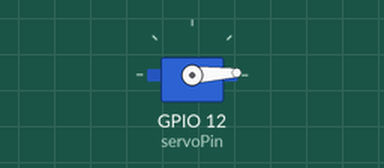
Recording of a sketch running on a simulated ESP32. Shown: servo. What the sketch prints to the serial monitor is not drawn.

Above: at 0.05 s.
At 1.55 s:
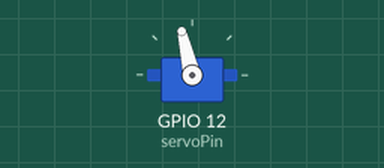
At 3.05 s:
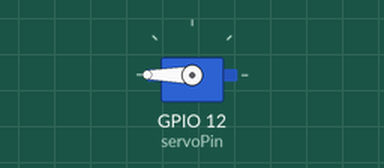
At 6.1 s:
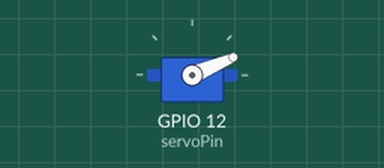
Timing chart, 0 to 9.7 s (numbered marks = the images above):
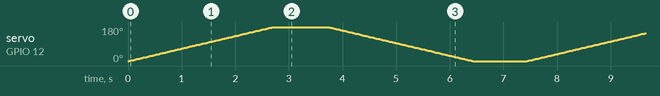

The sketch:

OPERATING_SERVO_MOTOR_WITH_ESP32.ino
```cpp
#include <ESP32Servo.h>

Servo myservo;

int servoPin = 12; // Your chosen GPIO pin for signal

void setup() {
  Serial.begin(115200);
  myservo.attach(servoPin); // Attach the servo to GPIO 12
  Serial.println("Servo initialized on GPIO 12");
}

void loop() {
  // Move from 0 to 180 degrees
  for (int pos = 0; pos <= 180; pos++) {
    myservo.write(pos);
    delay(15);
  }

  delay(1000); // Pause at 180°

  // Move from 180 to 0 degrees
  for (int pos = 180; pos >= 0; pos--) {
    myservo.write(pos);
    delay(15);
  }

  delay(1000); // Pause at 0°
}
```
